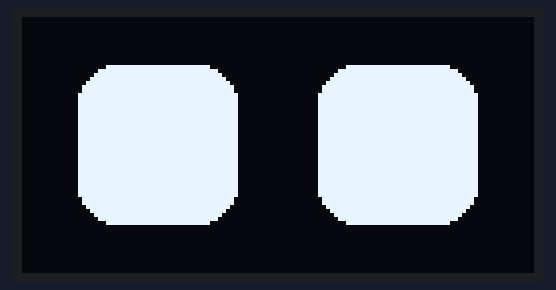
Recording of a sketch running on a simulated ESP8266 (NodeMCU). Shown: 128×64 one-colour display.

Above: at 0.1 s.
At 3.38 s:
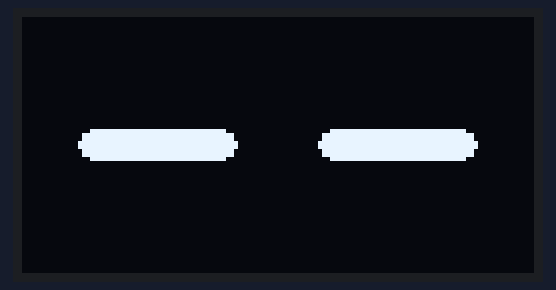

The sketch:

robot_eyes2.ino
```cpp
/*
  Ojos de robot - ESP32 + OLED SSD1306 (128x64, I2C)
  ---------------------------------------------------
  Conexiones (NodeMCU-32S):
    OLED VCC -> 3V3
    OLED GND -> GND
    OLED SCL -> P22
    OLED SDA -> P21

  Librerías necesarias (Arduino IDE > Administrador de bibliotecas):
    - Adafruit SSD1306
    - Adafruit GFX Library
*/

#include <Wire.h>
#include <Adafruit_GFX.h>
#include <Adafruit_SSD1306.h>

#define SCREEN_WIDTH 128
#define SCREEN_HEIGHT 64
#define OLED_RESET -1
#define SCREEN_ADDRESS 0x3C   // dirección I2C típica; si no funciona, prueba 0x3D

Adafruit_SSD1306 display(SCREEN_WIDTH, SCREEN_HEIGHT, &Wire, OLED_RESET);

// --- Configuración de los ojos ---
int eyeWidth   = 40;   // ancho de cada ojo
int eyeHeight  = 40;   // alto de cada ojo (estado normal, abierto)
int eyeRadius  = 10;   // qué tan redondeadas son las esquinas
int eyeSpacing = 20;   // separación entre los dos ojos

int leftEyeX, rightEyeX, eyeY;

// --- Control de parpadeo ---
unsigned long lastBlinkTime = 0;
const unsigned long blinkInterval = 3000; // cada 3 segundos
const unsigned long blinkDuration = 100;  // qué tan rápido cierra/abre (ms), en total
bool isBlinking = false;

void setup() {
  Serial.begin(115200);

  Wire.begin(21, 22);      // SDA, SCL
  Wire.setClock(400000);   // I2C rápido (400kHz) para que la animación no se vea lenta

  if (!display.begin(SSD1306_SWITCHCAPVCC, SCREEN_ADDRESS)) {
    Serial.println(F("Error: no se detectó la pantalla OLED"));
    while (true); // detenido si falla
  }

  // Posición centrada de los ojos
  int totalWidth = (eyeWidth * 2) + eyeSpacing;
  leftEyeX  = (SCREEN_WIDTH - totalWidth) / 2;
  rightEyeX = leftEyeX + eyeWidth + eyeSpacing;
  eyeY = (SCREEN_HEIGHT - eyeHeight) / 2;

  display.clearDisplay();
  drawEyes(eyeHeight);
}

void loop() {
  unsigned long now = millis();

  // Es hora de parpadear
  if (!isBlinking && (now - lastBlinkTime >= blinkInterval)) {
    blink();
    lastBlinkTime = now;
  }
}

void drawEyes(int currentHeight) {
  display.clearDisplay();

  int yOffset = eyeY + (eyeHeight - currentHeight) / 2;

  // Evita que el radio sea más grande que la mitad del alto actual (si no, se deforma al cerrar)
  int radius = min(eyeRadius, currentHeight / 2);
  if (radius < 1) radius = 1;

  // Ojo izquierdo
  display.fillRoundRect(leftEyeX, yOffset, eyeWidth, currentHeight, radius, SSD1306_WHITE);
  // Ojo derecho
  display.fillRoundRect(rightEyeX, yOffset, eyeWidth, currentHeight, radius, SSD1306_WHITE);

  display.display();
}

void blink() {
  isBlinking = true;

  const int steps = 5;
  int stepSize = eyeHeight / steps;
  int stepDelay = blinkDuration / steps; // ms por paso

  // Cerrar el ojo (de altura completa a casi 0)
  for (int h = eyeHeight; h >= 2; h -= stepSize) {
    drawEyes(h);
    delay(stepDelay);
  }

  delay(40); // ojo cerrado un instante

  // Abrir el ojo (de vuelta a altura completa)
  for (int h = 2; h <= eyeHeight; h += stepSize) {
    drawEyes(h);
    delay(stepDelay);
  }
  drawEyes(eyeHeight); // asegurar altura exacta al final

  drawEyes(eyeHeight); // asegurar que queda completamente abierto
  isBlinking = false;
}
```
